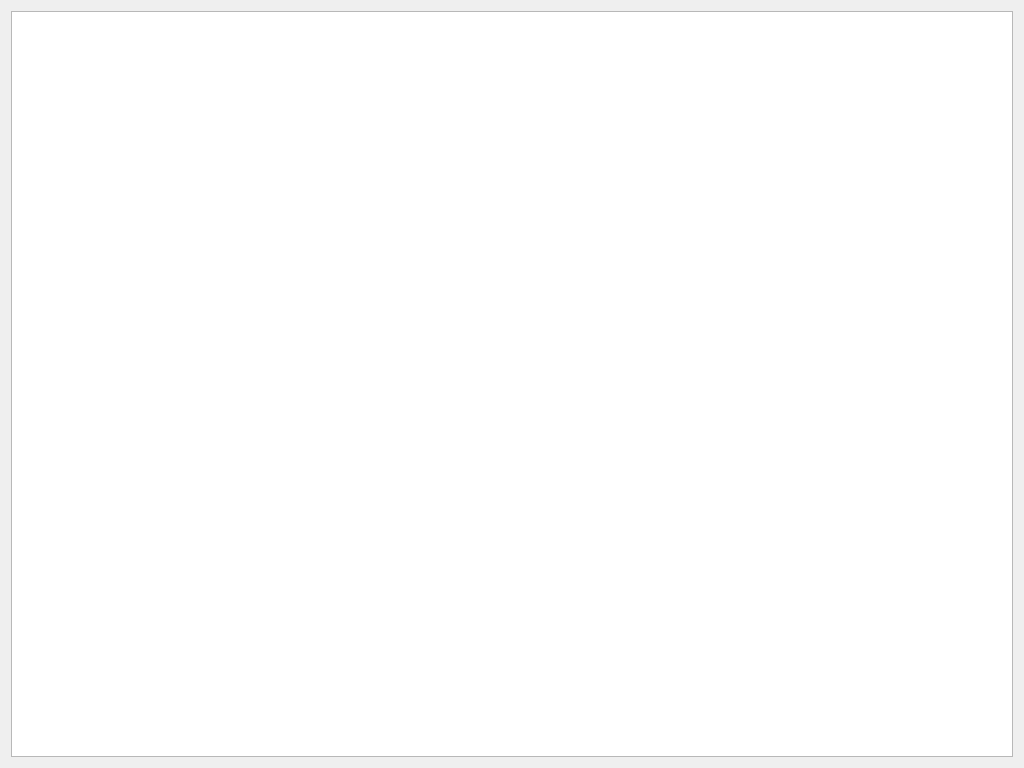
<?xml version="1.0" encoding="UTF-8"?>
<ui version="4.0">
 <class>D_CalendrierMalles</class>
 <widget class="QDialog" name="D_CalendrierMalles">
  <property name="geometry">
   <rect>
    <x>0</x>
    <y>0</y>
    <width>1024</width>
    <height>768</height>
   </rect>
  </property>
  <property name="windowTitle">
   <string>Calendrier de réservations des jeux</string>
  </property>
  <layout class="QGridLayout" name="gridLayout">
   <item row="0" column="0">
    <widget class="QTableView" name="Tv_CalendrierMalles"/>
   </item>
  </layout>
 </widget>
 <resources/>
 <connections/>
</ui>
